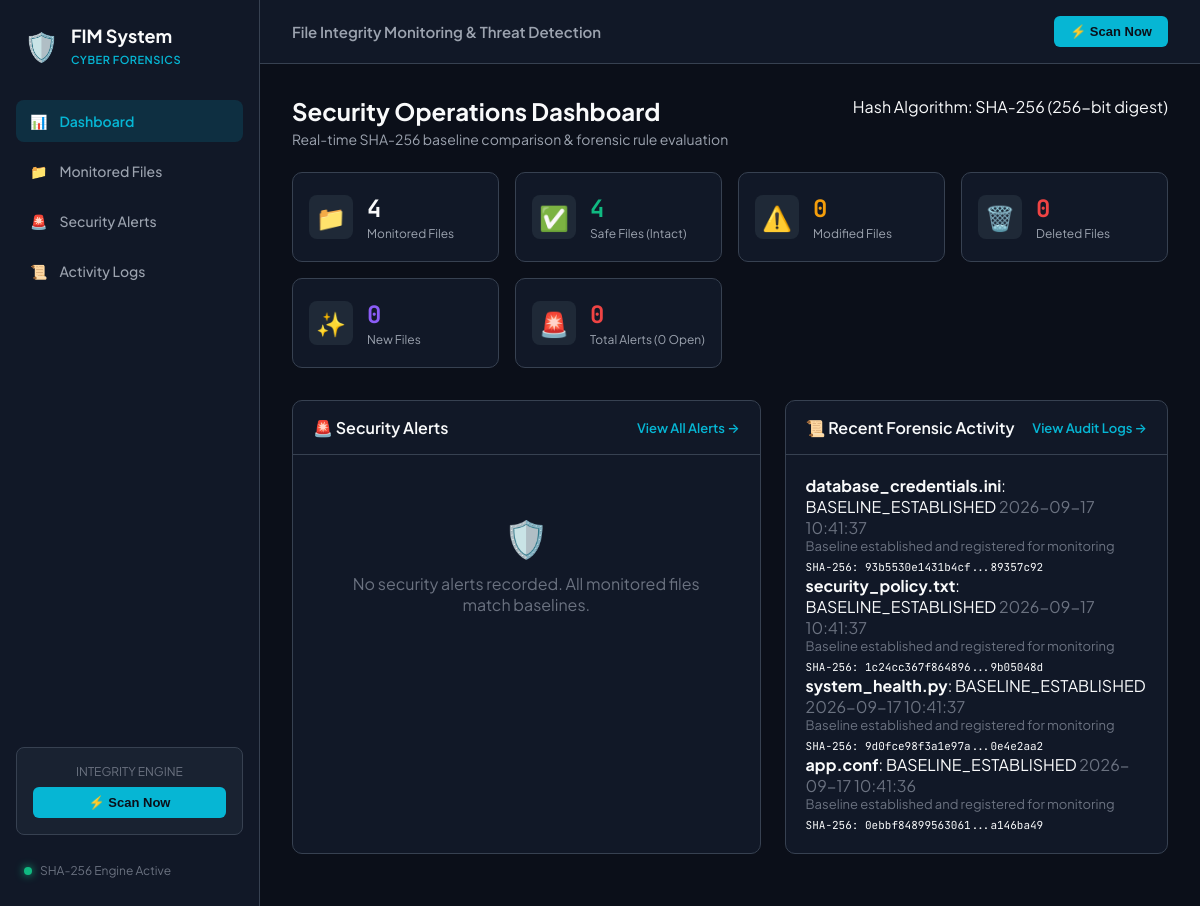
The page / on the database its author committed.
### tables this page shows
CREATE TABLE activity_logs (
        id INTEGER PRIMARY KEY AUTOINCREMENT,
        timestamp TEXT NOT NULL,
        file_name TEXT NOT NULL,
        event_type TEXT NOT NULL,
        previous_hash TEXT,
        current_hash TEXT,
        status TEXT NOT NULL,
        alert_level TEXT NOT NULL,
        details TEXT
    );

### app.py (the view)
@app.route("/")
def dashboard():
    conn = get_db_connection()
    cursor = conn.cursor()
    cursor.execute("SELECT COUNT(*) as total FROM monitored_files WHERE is_active = 1")
    total_files = cursor.fetchone()['total']
    cursor.execute("SELECT COUNT(*) as safe FROM monitored_files WHERE status = 'SAFE' AND is_active = 1")
    safe_files = cursor.fetchone()['safe']
    cursor.execute("SELECT COUNT(*) as modified FROM monitored_files WHERE status = 'MODIFIED' AND is_active = 1")
    modified_files = cursor.fetchone()['modified']
    cursor.execute("SELECT COUNT(*) as deleted FROM monitored_files WHERE status = 'DELETED' AND is_active = 1")
    deleted_files = cursor.fetchone()['deleted']
    cursor.execute("SELECT COUNT(*) as new_files FROM monitored_files WHERE status = 'NEW' AND is_active = 1")
    new_files = cursor.fetchone()['new_files']
    cursor.execute("SELECT COUNT(*) as total_alerts FROM alerts")
    total_alerts = cursor.fetchone()['total_alerts']
    cursor.execute("SELECT COUNT(*) as open_alerts FROM alerts WHERE status = 'Open'")
    open_alerts = cursor.fetchone()['open_alerts']
    cursor.execute("SELECT * FROM alerts ORDER BY id DESC LIMIT 5")
    recent_alerts = cursor.fetchall()
    cursor.execute("SELECT * FROM activity_logs ORDER BY id DESC LIMIT 8")
    recent_logs = cursor.fetchall()
    conn.close()
    stats = {
        "total_files": total_files,
        "safe_files": safe_files,
        "modified_files": modified_files,
        "deleted_files": deleted_files,
        "new_files": new_files,
        "total_alerts": total_alerts,
        "open_alerts": open_alerts
    }
    return render_template("index.html", stats=stats, recent_alerts=recent_alerts, recent_logs=recent_logs)

### database.py (called while the page is built)
def get_db_connection():
    os.makedirs(DB_DIR, exist_ok=True)
    conn = sqlite3.connect(DB_PATH)
    conn.row_factory = sqlite3.Row
    return conn

### templates/index.html (shortened to what this page needs)
{% extends "base.html" %}
{% block content %}
<div class="dashboard-container">
    <div class="page-header">
        <div>
            <h1>Security Operations Dashboard</h1>
            <p class="subtitle">Real-time SHA-256 baseline comparison & forensic rule evaluation</p>
        </div>
        <div class="quick-stats-badge">
             Hash Algorithm: SHA-256 (256-bit digest)
        </div>
    </div>
    <div class="metrics-grid">
        <div class="metric-card">
            <div class="metric-icon blue">📁</div>
            <div class="metric-data">
                <span class="metric-num">{{ stats.total_files }}</span>
                <span class="metric-title">Monitored Files</span>
            </div>
        </div>
        <div class="metric-card">
            <div class="metric-icon green">✅</div>
            <div class="metric-data">
                <span class="metric-num text-success">{{ stats.safe_files }}</span>
                <span class="metric-title">Safe Files (Intact)</span>
            </div>
        </div>
        <div class="metric-card">
            <div class="metric-icon amber">⚠️</div>
            <div class="metric-data">
                <span class="metric-num text-warning">{{ stats.modified_files }}</span>
                <span class="metric-title">Modified Files</span>
            </div>
        </div>
        <div class="metric-card">
            <div class="metric-icon red">🗑️</div>
            <div class="metric-data">
                <span class="metric-num text-danger">{{ stats.deleted_files }}</span>
                <span class="metric-title">Deleted Files</span>
            </div>
        </div>
        <div class="metric-card">
            <div class="metric-icon purple">✨</div>
            <div class="metric-data">
                <span class="metric-num text-purple">{{ stats.new_files }}</span>
                <span class="metric-title">New Files</span>
            </div>
        </div>
        <div class="metric-card">
            <div class="metric-icon crimson">🚨</div>
            <div class="metric-data">
                <span class="metric-num text-danger">{{ stats.total_alerts }}</span>
                <span class="metric-title">Total Alerts ({{ stats.open_alerts }} Open)</span>
            </div>
        </div>
    </div>
    <div class="dashboard-panels">
        <div class="panel">
            <div class="panel-header">
                <h2>🚨 Security Alerts</h2>
                <a href="{{ url_for('alerts') }}" class="btn-link">View All Alerts →</a>
            </div>
            <div class="panel-body">
                {% if recent_alerts %}
                    <table class="cyber-table">
                        <thead>
                            <tr>
                                <th>Alert ID</th>
                                <th>File Name</th>
                                <th>Event Type</th>
                                <th>Level</th>
                                <th>Status</th>
                                <th>Time</th>
                            </tr>
                        </thead>
                        <tbody>
                            {% for alert in recent_alerts %}
                                <tr>
                                    <td><code>{{ alert.alert_id }}</code></td>
                                    <td class="font-bold">{{ alert.file_name }}</td>
                                    <td>{{ alert.event_type }}</td>
                                    <td>
                                        <span class="badge badge-{{ alert.alert_level|lower }}">
                                            {{ alert.alert_level }}
                                        </span>
                                    </td>
                                    <td><span class="status-pill status-{{ alert.status|lower }}">{{ alert.status }}</span></td>
                                    <td class="text-muted text-sm">{{ alert.timestamp }}</td>
                                </tr>
                            {% endfor %}
                        </tbody>
                    </table>
                {% else %}
                    <div class="empty-state">
                        <span>🛡️</span>
                        <p>No security alerts recorded. All monitored files match baselines.</p>
                    </div>
                {% endif %}
            </div>
        </div>
        <div class="panel">
            <div class="panel-header">
                <h2>📜 Recent Forensic Activity</h2>
                <a href="{{ url_for('logs') }}" class="btn-link">View Audit Logs →</a>
            </div>
            <div class="panel-body">
                {% if recent_logs %}
                    <div class="activity-feed">
                        {% for log in recent_logs %}
                            <div class="activity-item">
                                <div class="activity-details">
                                    <div class="activity-top">
                                        <span class="activity-title"><strong>{{ log.file_name }}</strong>: {{ log.event_type }}</span>
                                        <span class="activity-time text-muted">{{ log.timestamp }}</span>
                                    </div>
                                    <p class="activity-desc text-sm text-muted">{{ log.details }}</p>
                                    <div class="hash-tag-row">
                                        {% if log.current_hash and log.current_hash != 'DELETED' and log.current_hash != 'N/A' %}
                                            <span class="code-hash text-xs">SHA-256: {{ log.current_hash[:16] }}...{{ log.current_hash[-8:] }}</span>
                                        {% endif %}
                                    </div>
                                </div>
                            </div>
                        {% endfor %}
                    </div>
                {% else %}
                    <div class="empty-state">
                        <span>📋</span>
                        <p>No recent activity. Click "Scan Now" or add files to monitor.</p>
                    </div>
                {% endif %}
            </div>
        </div>
    </div>
</div>
{% endblock %}

### static/css/style.css (style rules this page uses)
:root { --bg-main: #0b0f19; --bg-surface: #111827; --bg-surface-elevated: #1f2937; --bg-surface-hover: #374151; --border-color: #374151; --border-subtle: #1f2937; --text-primary: #f9fafb; --text-secondary: #9ca3af; --text-muted: #6b7280; --color-accent: #06b6d4; --color-accent-hover: #0891b2; --color-success: #10b981; --color-warning: #f59e0b; --color-danger: #ef4444; --color-purple: #8b5cf6; --color-crimson: #e11d48; }
* { box-sizing: border-box; margin: 0; padding: 0; }
body.cyber-theme { background-color: var(--bg-main); color: var(--text-primary); font-family: 'Plus Jakarta Sans', -apple-system, BlinkMacSystemFont, sans-serif; min-height: 100vh; }
code, .code-hash, .mono-path, .mono-time { font-family: 'JetBrains Mono', monospace; }
.page-header { display: flex; justify-content: space-between; align-items: flex-start; margin-bottom: 24px; }
.page-header h1 { font-size: 24px; font-weight: 700; }
.subtitle { color: var(--text-secondary); font-size: 14px; margin-top: 4px; }
.metrics-grid { display: grid; grid-template-columns: repeat(auto-fit, minmax(180px, 1fr)); gap: 16px; margin-bottom: 32px; }
.metric-card { background-color: var(--bg-surface); border: 1px solid var(--border-color); border-radius: 10px; padding: 20px 16px; display: flex; align-items: center; gap: 14px; }
.metric-icon { font-size: 24px; width: 44px; height: 44px; display: flex; align-items: center; justify-content: center; border-radius: 8px; background: var(--bg-surface-elevated); }
.metric-data { display: flex; flex-direction: column; }
.metric-num { font-size: 24px; font-weight: 700; font-family: 'JetBrains Mono', monospace; }
.metric-title { font-size: 12px; color: var(--text-secondary); margin-top: 2px; }
.text-success { color: var(--color-success); }
.text-warning { color: var(--color-warning); }
.text-danger { color: var(--color-danger); }
.text-purple { color: var(--color-purple); }
.text-muted { color: var(--text-muted); }
.text-xs { font-size: 11px; }
.text-sm { font-size: 13px; }
.dashboard-panels { display: grid; grid-template-columns: 1.1fr 0.9fr; gap: 24px; }
.panel { background-color: var(--bg-surface); border: 1px solid var(--border-color); border-radius: 10px; overflow: hidden; margin-bottom: 24px; }
.panel-header { padding: 16px 20px; border-bottom: 1px solid var(--border-color); display: flex; justify-content: space-between; align-items: center; }
.panel-header h2 { font-size: 16px; font-weight: 600; }
.panel-body { padding: 20px; }
.btn-link { color: var(--color-accent); text-decoration: none; font-size: 13px; font-weight: 600; }
.empty-state { text-align: center; padding: 40px 20px; color: var(--text-muted); }
.empty-state span { font-size: 36px; display: block; margin-bottom: 12px; }

### rows shown on the page
activity_logs: file_name "database_credentials.ini", event_type "BASELINE_ESTABLISHED", timestamp "2026-09-17 10:41:37", details "Baseline established and registered for monitoring", current_hash "93b5530e1431b4cf", current_hash "89357c92"
activity_logs: file_name "security_policy.txt", event_type "BASELINE_ESTABLISHED", timestamp "2026-09-17 10:41:37", details "Baseline established and registered for monitoring", current_hash "1c24cc367f864896", current_hash "9b05048d"
activity_logs: file_name "system_health.py", event_type "BASELINE_ESTABLISHED", timestamp "2026-09-17 10:41:37", details "Baseline established and registered for monitoring", current_hash "9d0fce98f3a1e97a", current_hash "0e4e2aa2"
activity_logs: file_name "app.conf", event_type "BASELINE_ESTABLISHED", timestamp "2026-09-17 10:41:36", details "Baseline established and registered for monitoring", current_hash "0ebbf84899563061", current_hash "a146ba49"

### other values the page prints
{{ stats.total_files }} "4"
{{ stats.safe_files }} "4"
{{ stats.modified_files }} "0"
{{ stats.deleted_files }} "0"
{{ stats.new_files }} "0"
{{ stats.total_alerts }} "0"
{{ stats.open_alerts }} "0"
